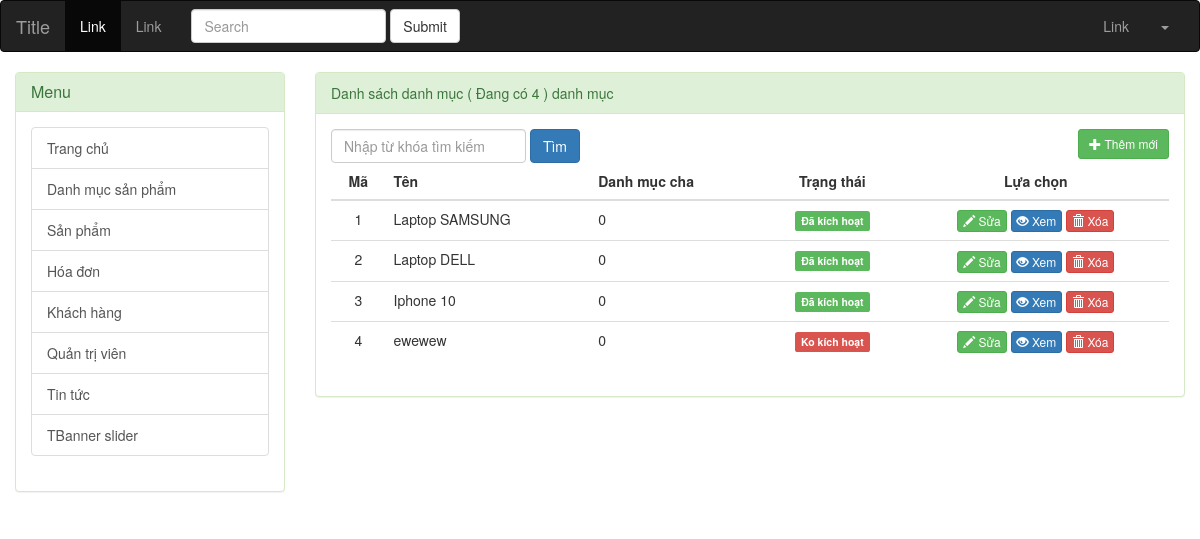
The page /admin/index.php?controller=danh-muc on the database its author committed.
### tables this page shows
CREATE TABLE `danh_muc` (
  `Ma_dm` int(11) NOT NULL,
  `Ten_dm` varchar(100) NOT NULL,
  `Ma_dm_cha` int(11) DEFAULT '0',
  `Trang_thai` smallint(1) DEFAULT '1'
);

### admin/modules/danh-muc/danh-sach.php (the view)
<?php
$ketqua = mysqli_query($conn,"SELECT * FROM danh_muc");
$tong_so = mysqli_num_rows($ketqua);
?>
<div class="danh-sach">
	<div class="panel panel-success">
		<div class="panel-heading">Danh sách danh mục ( Đang có <?php echo $tong_so; ?> ) danh mục</div>
		<div class="panel-body">
			<form action="" method="POST" class="form-inline" role="form">
				<div class="form-group">
					<input type="email" class="form-control" id="" placeholder="Nhập từ khóa tìm kiếm">
				</div>
				<button type="submit" class="btn btn-primary">Tìm</button>
				<a href="index.php?controller=danh-muc&view=them-moi" class="btn btn-sm btn-success pull-right">
					<span class="glyphicon glyphicon-plus"></span> Thêm mới
				</a>
			</form>
			<table class="table">
				<thead>
					<tr>
						<th style="text-align:center">Mã</th>
						<th>Tên</th>
						<th>Danh mục cha</th>
						<th style="text-align:center">Trạng thái</th>
						<th style="text-align:center">Lựa chọn</th>
					</tr>
				</thead>
				<tbody>
				<?php while ($dong = mysqli_fetch_assoc($ketqua)) { ?>
					<tr>
						<td style="text-align:center">
							<?php echo $dong['Ma_dm']; ?>
						</td>
						<td><?php echo $dong['Ten_dm']; ?></td>
						<td><?php echo $dong['Ma_dm_cha']; ?></td>
						<td style="text-align:center">
							<?php if ($dong['Trang_thai'] == 1) { ?>
								<label class="label label-success">Đã kích hoạt</label>
							<?php }else{ ?>
								<label class="label label-danger">Ko kích hoạt</label>
						<?php } ?>
						</td>
						<td style="text-align:center">
							<a href="#" class="btn btn-xs btn-success">
								<span class="glyphicon glyphicon-pencil"></span> Sửa
							</a>
							<a href="#" class="btn btn-xs btn-primary">
								<span class="glyphicon glyphicon-eye-open"></span> Xem
							</a>
							<a href="#" class="btn btn-xs btn-danger">
								<span class="glyphicon glyphicon-trash"></span> Xóa
							</a>
						</td>
					</tr>
				<?php } ?>
				</tbody>
			</table>
		</div>
	</div>
</div>

### rows shown on the page
danh_muc: Ma_dm "1", Ten_dm "Laptop SAMSUNG", Ma_dm_cha "0", Trang_thai "Đã kích hoạt"
danh_muc: Ma_dm "2", Ten_dm "Laptop DELL", Ma_dm_cha "0", Trang_thai "Đã kích hoạt"
danh_muc: Ma_dm "3", Ten_dm "Iphone 10", Ma_dm_cha "0", Trang_thai "Đã kích hoạt"
danh_muc: Ma_dm "4", Ten_dm "ewewew", Ma_dm_cha "0", Trang_thai "Ko kích hoạt"

### other values the page prints
$tong_so "4"
